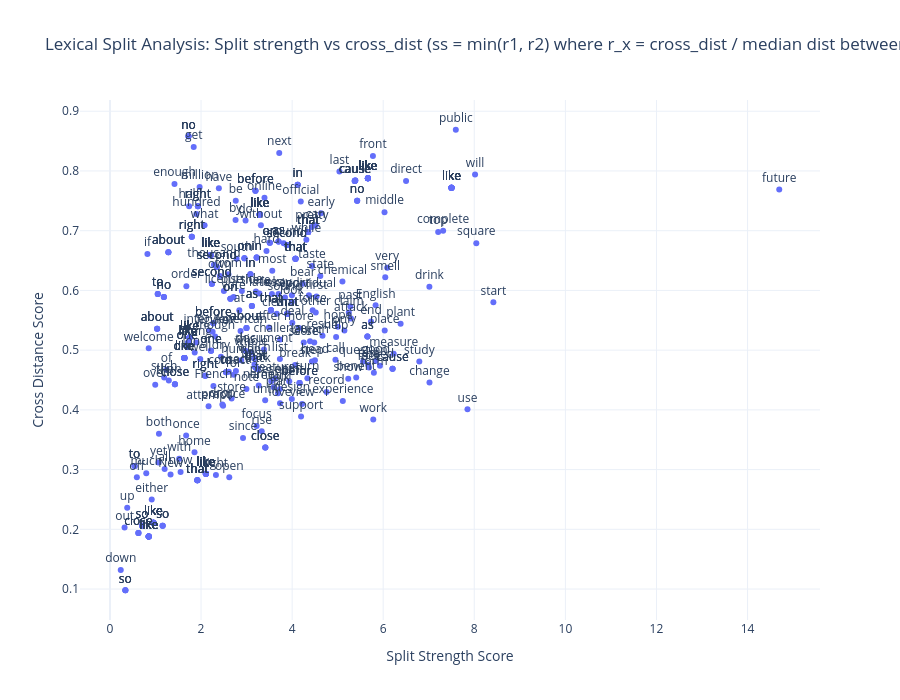

Notebook source saved alongside this figure:
### Code cell
import pandas as pd
import plotly.express as px


# Convert to DataFrame
df = pd.DataFrame(results)

# Create a readable string for the hover info
df['poses_str'] = df['poses_compared'].apply(lambda x: f"{x[0]} vs {x[1]}")
df['ratios_str'] = df['ratios'].apply(lambda x: ", ".join([f"{k}: {v}" for k, v in x.items()]))
df['densities_str'] = df['local_densities'].apply(lambda x: ", ".join([f"{k}: {v}" for k, v in x.items()]))

# Create the plot
fig = px.scatter(
    df, 
    x="split_strength", 
    y="cross_dist",
    text="lemma",  # This annotates the points
    hover_name="lemma",
    hover_data={
        "cross_dist": True,
        "split_strength": True,
        "poses_str": True,
        "ratios_str": True,
        "densities_str": True,
        "split_quality_score": True,
        "lemma": False # Hide it from the list since it's the title
    },
    labels={
        "cross_dist": "Cross Distance Score",
        "split_strength": "Split Strength Score",
        "poses_str": "POS Compared",
        "ratios_str": "Ratios",
        "densities_str": "Local Densities",
        "split_quality_score": "Min ratio/difference"
    },
    title="Lexical Split Analysis: Split strength vs cross_dist (ss = min(r1, r2) where r_x = cross_dist / median dist between x and 20 closest neighbours)"
)

# Improve text positioning and appearance
fig.update_traces(textposition='top center')
fig.update_layout(
    height=700,
    template="plotly_white",
    hoverlabel=dict(bgcolor="white", font_size=12)
)

fig.show()

### Figure 1 — Plotly figure (JSON) as saved in the notebook; plotly's stock layout.template omitted (floating-point values rounded to 4 significant figures; data arrays with more than 128 entries replaced by an {"elided": "..."} marker saying what was removed)
{"data": [{"customdata": {"elided": "413x5 mixed values"}, "hovertemplate": "<b>%{hovertext}</b><br><br>Split Strength Score=%{x}<br>Cross Distance Score=%{y}<br>POS Compared=%{customdata[0]}<br>Ratios=%{customdata[1]}<br>Local Densities=%{customdata[2]}<br>Min ratio/difference=%{customdata[3]}<extra></extra>", "hovertext": {"elided": "413 str values"}, "legendgroup": "", "marker": {"color": "#636efa", "symbol": "circle"}, "mode": "markers+text", "name": "", "orientation": "v", "showlegend": false, "text": {"elided": "413 str values"}, "textposition": "top center", "type": "scatter", "x": {"elided": "413 float values"}, "xaxis": "x", "y": {"elided": "413 float values"}, "yaxis": "y"}], "layout": {"height": 700, "hoverlabel": {"bgcolor": "white", "font": {"size": 12}}, "legend": {"tracegroupgap": 0}, "title": {"text": "Lexical Split Analysis: Split strength vs cross_dist (ss = min(r1, r2) where r_x = cross_dist / median dist between x and 20 closest neighbours)"}, "xaxis": {"anchor": "y", "domain": [0, 1], "title": {"text": "Split Strength Score"}}, "yaxis": {"anchor": "x", "domain": [0, 1], "title": {"text": "Cross Distance Score"}}}}
